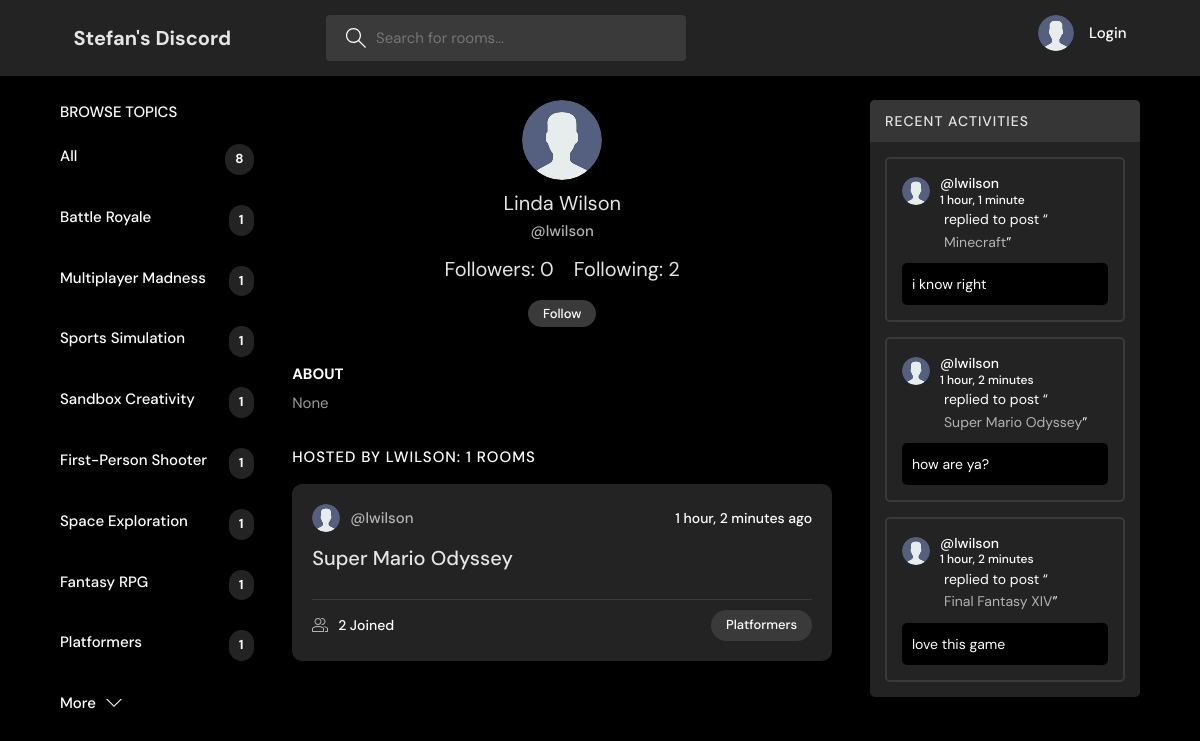
Page /profile/12/ on the committed database.
### base/models.py (models this page shows, shortened)
class Topic(models.Model):
    name = models.CharField(max_length=200)

class User(AbstractUser):
    name = models.CharField(max_length=200, null=True)
    email = models.EmailField(unique=True,null=True)
    bio = models.TextField(null=True)
    avatar = models.ImageField(null=True, default="avatar.svg")
    USERNAME_FIELD = 'email'
    REQUIRED_FIELDS = []

class Room(models.Model):
    host = models.ForeignKey(User, on_delete=models.SET_NULL, null=True)
    topic = models.ForeignKey(Topic, on_delete=models.SET_NULL, null=True)
    name = models.CharField(max_length=200)
    description = models.TextField(null=True, blank=True)
    participants = models.ManyToManyField(User, related_name='participants', blank=True)
    update = models.DateTimeField(auto_now=True)
    created = models.DateTimeField(auto_now_add=True)
    class Meta:
        ordering = ['-update', '-created']
    def __str__(self):
        return self.name

class Message(models.Model):
    user = models.ForeignKey(User, on_delete=models.CASCADE)
    room = models.ForeignKey(Room, on_delete=models.CASCADE)
    body = models.TextField()
    update = models.DateTimeField(auto_now=True)
    created = models.DateTimeField(auto_now_add=True)
    class Meta:
        ordering = ['-update', '-created']

### base/views.py (the view)
# urls.py: path('profile/<str:pk>/', views.userProfile, name="user-profile"),
def userProfile(request, pk):
    user = User.objects.get(id=pk)
    rooms = user.room_set.all()
    room_messages = user.message_set.all().order_by('-created')[:5]
    topics = Topic.objects.all()
    following = Follow.objects.filter(user=user)
    followers = Follow.objects.filter(user_follower=user)
    isFollowing = None
    if request.user.id != user.id:
        try:
            checkFollow = followers.filter(user=User.objects.get(pk=request.user.id))
            if len(checkFollow) != 0:
                isFollowing = True
            else:
                isFollowing = False
        except:
            isFollowing = False
    context = {
        'user': user,
        'rooms': rooms,
        'room_messages': room_messages,
        'topics': topics,
        "following": following,
        "followers": followers,
        "isFollowing": isFollowing,
    }
    return render(request, 'base/profile.html', context)

### base/templates/base/profile.html (shortened to what this page needs)
{% extends 'main.html' %}
{% block content%}
<main class="profile-page layout layout--3">
  <div class="container">
    {% include 'base/topics_component.html' %}
    <div class="roomList">
      <div class="profile">
        <div class="profile__avatar">
          <div class="avatar avatar--large">
            <img src="{{user.avatar.url}}" />
          </div>
        </div>
        <div class="profile__info">
          <h3>{{user.name}}</h3>
          <p>@{{user.username}}</p>
          <div class="follow_container">
            <div class="row d-flex justify-content-center">
              <div class="my-follower-section">
                <h3>Followers: {{followers.count}}</h3>
                <h3>Following: {{following.count}} </h3>
              </div>
              {% if user.is_authenticated%}
              {% if isFollowing is not None %}
              {% if isFollowing %}
              <form action="{% url 'unfollow' %}" method="POST">
                {% csrf_token%}
                <div class="follow_button_container">
                  <input type="hidden" name="userfollow" value="{{user.username}}">
                  <input type="submit" value="Unfollow" class="follow-button">
                </div>
              </form>
              {% else%}
              <form action="{% url 'follow'%}" method="POST">
                <div class="follow_button_container">
                  <input type="submit" value="Follow" class="follow-button">
                </div>
              </form>
              {% endif %}
              {% endif %}
              {% endif %}
            </div>
          </div>
        </div>
        <div class="profile__about">
          <h3>About</h3>
          <p>
            {{user.bio}}
          </p>
        </div>
      </div>
      <div class="roomList__header">
        <div>
          <h2>Hosted by {{ user.username }}: {{ rooms.count }} Rooms</h2>
        </div>
      </div>
      {% include 'base/profile_feed_component.html' %}
    </div>
    {% include 'base/activity_component.html' %}
  </div>
</main>
{% endblock content %}

### base/templates/base/topics_component.html
<div class="topics-component-container">
  <div class="topics">
    <div class="topics__header">
      <h2>Browse Topics</h2>
    </div>
    <ul class="topics__list">
      <li>
        <a href="{% url 'home' %}" class="active">All <span>{{topics.count}}</span></a>
      </li>
      {% for topic in topics %}
      <li>
        <a href="{% url 'home' %}?q={{topic.name}}">{{topic.name}}<span>{{topic.room_set.all.count}}</span></a>
      </li>
      {% endfor %}
    </ul>
    <a class="btn btn--link" href="{% url 'topics' %}">
      More
      <svg version="1.1" xmlns="http://www.w3.org/2000/svg" width="32" height="32" viewBox="0 0 32 32">
        <title>chevron-down</title>
        <path d="M16 21l-13-13h-3l16 16 16-16h-3l-13 13z"></path>
      </svg>
    </a>
  </div>
</div>

### base/templates/base/profile_feed_component.html (shortened to what this page needs)
{% for room in rooms %}
<div class="roomListRoom">
    <div class="roomListRoom__header">
      <a href="{% url 'user-profile' room.host.id %}" class="roomListRoom__author">
        <div class="avatar avatar--small">
          <img src="{{room.host.avatar.url}}" />
        </div>
        <span>@{{room.host.username}}</span>
      </a>
      <div class="roomListRoom__actions">
        <span>{{room.created|timesince}} ago</span>
      </div>
    </div>
    <div class="roomListRoom__content">
      <a href="{% url 'room' room.id %}">{{room.name}}</a>
    </div>
    <div class="roomListRoom__meta">
      <a href="{% url 'room' room.id %}" class="roomListRoom__joined">
        {{room.participants.all.count}} Joined
      </a>
      <p class="roomListRoom__topic">{{room.topic.name}}</p>
    </div>
</div>
{% endfor %}

### base/templates/base/activity_component.html (shortened to what this page needs)
<div class="activities">
  <div class="activities__header">
    <h2>Recent Activities</h2>
  </div>
  {% for message in room_messages %}
  <div class="activities__box">
    <div class="activities__boxHeader roomListRoom__header">
      <a href="{% url 'user-profile' message.user.id %}" class="roomListRoom__author">
        <div class="avatar avatar--small">
          <img src="{{message.user.avatar.url}}" />
        </div>
        <p>
          @{{message.user.username}}
          <span>{{message.created|timesince}}</span>
        </p>
      </a>
    </div>
    <div class="activities__boxContent">
      <p>replied to post “<a href="{% url 'room' message.room.id %}">{{message.room}}</a>”</p>
      <div class="activities__boxRoomContent">
        {{message.body}}
      </div>
    </div>
  </div>
  {% endfor%}
</div>

### rows in the picture
Topic: name "Battle Royale", room_set.all.count "1"
Topic: name "Multiplayer Madness", room_set.all.count "1"
Topic: name "Sports Simulation", room_set.all.count "1"
Topic: name "Sandbox Creativity", room_set.all.count "1"
Topic: name "First-Person Shooter", room_set.all.count "1"
Topic: name "Space Exploration", room_set.all.count "1"
Topic: name "Fantasy RPG", room_set.all.count "1"
Topic: name "Platformers", room_set.all.count "1"
User: avatar (placeholder picture), name "Linda Wilson", username "lwilson", bio "None", username "LWILSON", count "1"
Room: host.avatar (placeholder picture), host.username "lwilson", created "1 hour, 2 minutes", name "Super Mario Odyssey", participants.all.count "2", topic.name "Platformers"
Message: user.avatar (placeholder picture), user.username "lwilson", created "1 hour, 1 minute", room "Minecraft", body "i know right"
Message: user.avatar (placeholder picture), user.username "lwilson", created "1 hour, 2 minutes", room "Super Mario Odyssey", body "how are ya?"
Message: user.avatar (placeholder picture), user.username "lwilson", created "1 hour, 2 minutes", room "Final Fantasy XIV", body "love this game"

### other values in the picture
{{ topics.count }} "8"
{{ followers.count }} "0"
{{ following.count }} "2"
